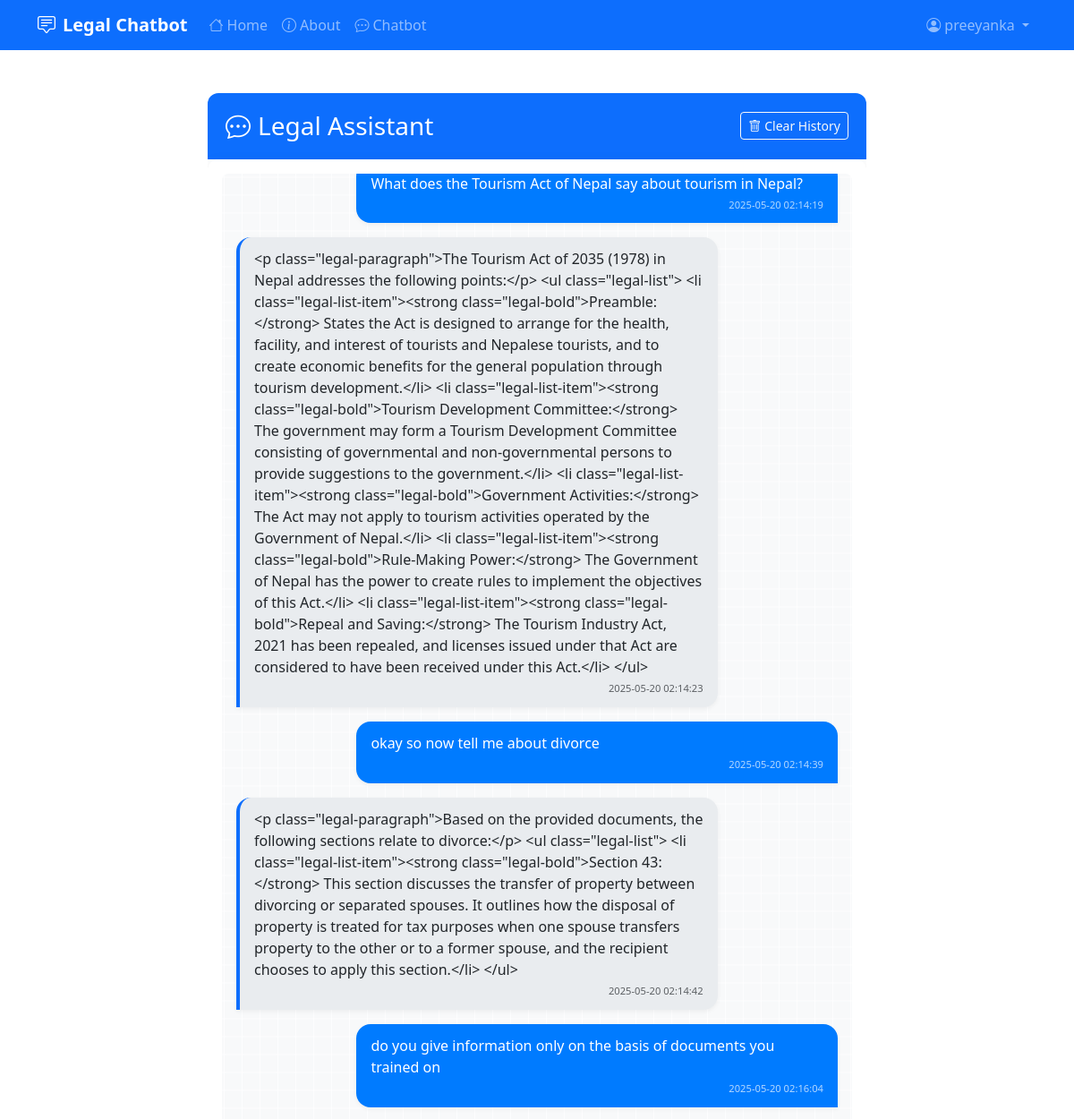
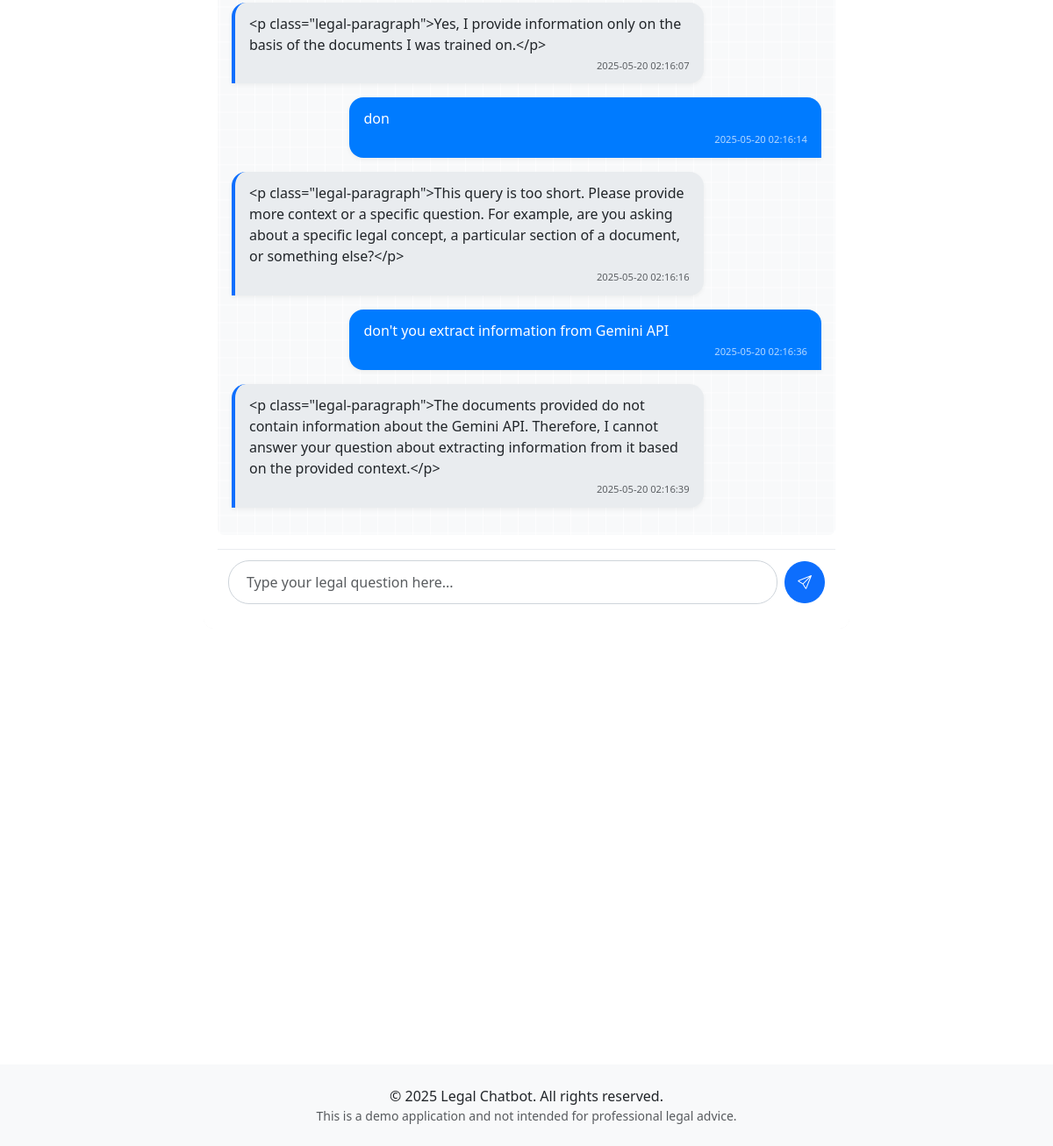
The page /chatbot (signed in) on the database its author committed (2 pictures, top to bottom).
### main.py (models this page shows)
class User(Base):
    __tablename__ = "users"
    id = Column(Integer, primary_key=True, index=True)
    username = Column(String, unique=True, index=True)
    email = Column(String, unique=True, index=True)
    hashed_password = Column(String)
    is_active = Column(Boolean, default=True)
    full_name = Column(String, nullable=True)
    phone = Column(String, nullable=True)
    created_at = Column(DateTime, default=datetime.utcnow)
    chat_messages = relationship("ChatMessage", back_populates="user")

class ChatMessage(Base):
    __tablename__ = "chat_messages"
    id = Column(Integer, primary_key=True, index=True)
    user_id = Column(Integer, ForeignKey("users.id"))
    is_user = Column(Boolean, default=True)  # True if message is from user, False if from bot
    message = Column(Text)
    timestamp = Column(DateTime, default=datetime.utcnow)
    user = relationship("User", back_populates="chat_messages")

### main.py (the view)
@app.get("/chatbot", response_class=HTMLResponse)
async def chatbot_page(request: Request, db: Session = Depends(get_db)):
    user = get_cookie_user(request, db)
    if not user:
        return RedirectResponse(url="/login", status_code=status.HTTP_303_SEE_OTHER)
    chat_history = db.query(ChatMessage).filter(ChatMessage.user_id == user.id).order_by(ChatMessage.timestamp).all()
    return templates.TemplateResponse("chatbot.html", {
        "request": request,
        "user": user,
        "chat_history": chat_history,
        "now": datetime.utcnow().strftime('%Y-%m-%d %H:%M:%S')
    })

### templates/chatbot.html (shortened to what this page needs)
{% extends "base.html" %}
{% block extra_css %}
<link rel="stylesheet" href="/static/css/style.css">
{% endblock %}
{% block content %}
<div class="row">
    <div class="col-lg-8 offset-lg-2">
        <div class="card">
            <div class="card-header bg-primary text-white d-flex justify-content-between align-items-center">
                <h3 class="mb-0">
                    <i class="bi bi-chat-dots me-2"></i>Legal Assistant
                </h3>
                <button id="clearHistory" class="btn btn-sm btn-outline-light">
                    <i class="bi bi-trash me-1"></i>Clear History
                </button>
            </div>
            <div class="card-body chat-container">
                <div class="chat-messages" id="chatMessages">
                    {% if not chat_history %}
                    <div class="bot-message message">
                        <div>Hello {{ user.username }}! I'm your legal assistant. How can I help you today?</div>
                        <div class="message-time">{{ now }}</div>
                    </div>
                    {% else %}
                    {% for message in chat_history %}
                    <div class="{% if message.is_user %}user-message{% else %}bot-message{% endif %} message">
                        <div>{{ message.message }}</div>
                        <div class="message-time">{{ message.timestamp.strftime('%Y-%m-%d %H:%M:%S') }}</div>
                    </div>
                    {% endfor %}
                    {% endif %}
                </div>
                <div class="chat-input">
                    <form id="chatForm" class="d-flex">
                        <input type="text" id="userInput" class="form-control me-2" placeholder="Type your legal question here..." required>
                        <button type="submit" class="btn btn-primary">
                            <i class="bi bi-send"></i>
                        </button>
                    </form>
                </div>
            </div>
        </div>
    </div>
</div>
{% endblock %}

### templates/base.html (shortened to what this page needs)
<!DOCTYPE html>
<html lang="en">
<head>
    <link href="https://cdn.jsdelivr.net/npm/bootstrap@5.3.0-alpha1/dist/css/bootstrap.min.css" rel="stylesheet">
    <link href="https://cdn.jsdelivr.net/npm/bootstrap-icons@1.10.0/font/bootstrap-icons.css" rel="stylesheet">
    {% block extra_css %}{% endblock %}
</head>
<body>
    <nav class="navbar navbar-expand-lg navbar-dark bg-primary">
        <div class="container">
            <a class="navbar-brand" href="/">
                <i class="bi bi-chat-square-text me-2"></i>Legal Chatbot
            </a>
            <div class="collapse navbar-collapse" id="navbarNav">
                <ul class="navbar-nav me-auto">
                    <li class="nav-item">
                        <a class="nav-link" href="/"><i class="bi bi-house me-1"></i>Home</a>
                    </li>
                    <li class="nav-item">
                        <a class="nav-link" href="/about"><i class="bi bi-info-circle me-1"></i>About</a>
                    </li>
                    {% if user %}
                    <li class="nav-item">
                        <a class="nav-link" href="/chatbot"><i class="bi bi-chat-dots me-1"></i>Chatbot</a>
                    </li>
                    {% endif %}
                </ul>
                <ul class="navbar-nav">
                    {% if user %}
                    <li class="nav-item dropdown">
                        <a class="nav-link dropdown-toggle" href="#" id="navbarDropdown" role="button" data-bs-toggle="dropdown">
                            <i class="bi bi-person-circle me-1"></i>{{ user.username }}
                        </a>
                    </li>
                    {% endif %}
                </ul>
            </div>
        </div>
    </nav>
    <main class="py-5">
        <div class="container">
            {% block content %}{% endblock %}
        </div>
    </main>
    <footer class="text-center py-4 bg-light">
        <div class="container">
            <p class="mb-0">&copy; 2025 Legal Chatbot. All rights reserved.</p>
            <p class="small text-muted mb-0">This is a demo application and not intended for professional legal advice.</p>
        </div>
    </footer>
</body>
</html>

### static/css/style.css (style rules this page uses)
.chat-container { height: 70vh; display: flex; flex-direction: column; box-shadow: 0 5px 15px rgba(0,0,0,0.1); border-radius: 0.75rem; overflow: hidden; }
.chat-messages { flex: 1; overflow-y: auto; padding: 1.5rem; background-color: #f8f9fa; background-image: linear-gradient(rgba(255,255,255,0.7) 1px, transparent 1px), linear-gradient(90deg, rgba(255,255,255,0.7) 1px, transparent 1px); background-size: 20px 20px; background-position: center center; }
.message { margin-bottom: 1.25rem; padding: 1rem 1.25rem; border-radius: 1.25rem; max-width: 80%; position: relative; box-shadow: 0 2px 5px rgba(0,0,0,0.05); animation: fadeIn 0.3s ease-in-out; transition: transform 0.2s ease; }
.user-message { background-color: #0d6efd; color: white; margin-left: auto; border-bottom-right-radius: 0; }
.bot-message { background-color: white; color: #212529; margin-right: auto; border-bottom-left-radius: 0; border-left: 4px solid #0d6efd; }
.message-time { font-size: 0.7rem; margin-top: 0.5rem; opacity: 0.7; text-align: right; }
.chat-input { margin-top: 1rem; padding: 0.75rem; background-color: #fff; border-top: 1px solid #e9ecef; }
.chat-input form { display: flex; align-items: center; }
.chat-input input { border-radius: 1.5rem; padding: 0.75rem 1.25rem; border: 1px solid #ced4da; transition: all 0.3s ease; }
.chat-input button { border-radius: 50%; width: 3rem; height: 3rem; display: flex; align-items: center; justify-content: center; transition: all 0.3s ease; }
.card { border: none; border-radius: 0.75rem; overflow: hidden; transition: all 0.3s ease; }
.card-header { padding: 1.25rem; border-bottom: none; }
#clearHistory { transition: all 0.3s ease; }

### templates/base.html (style rules this page uses)
body { min-height: 100vh; display: flex; flex-direction: column; }
main { flex: 1; }
.navbar-brand { font-weight: bold; }
footer { margin-top: auto; padding: 1rem 0; background-color: #f8f9fa; }

### templates/chatbot.html (style rules this page uses)
.chat-container { height: 70vh; display: flex; flex-direction: column; }
.chat-messages { flex: 1; overflow-y: auto; padding: 1rem; background-color: #f8f9fa; border-radius: 0.5rem; }
.message { margin-bottom: 1rem; padding: 0.75rem 1rem; border-radius: 1rem; max-width: 80%; position: relative; }
.user-message { background-color: #007bff; color: white; margin-left: auto; border-bottom-right-radius: 0; }
.bot-message { background-color: #e9ecef; color: #212529; margin-right: auto; border-bottom-left-radius: 0; }
.message-time { font-size: 0.7rem; margin-top: 0.25rem; opacity: 0.7; }
.chat-input { margin-top: 1rem; }

### rows shown on the page
User: username "preeyanka"
ChatMessage: message "What does the Tourism Act of Nepal say about tourism in Nepal?", timestamp "2025-05-20 02:14:19"
ChatMessage: message "<p class=\"legal-paragraph\">The Tourism Act of 2035 (1978) in Nepal addresses the following points:</p> <ul class=\"legal-list\"> <li class=\"legal-list-item\"><strong class=\"legal-bold\">Preamble:</strong> States the Act is designed to arrange for the health, facility, and interest of tourists and Nepalese tourists, and to create economic benefits for the general population through tourism development.</li> <li class=\"legal-list-item\"><strong class=\"legal-bold\">Tourism Development Committee:</strong> The government may form a Tourism Development Committee consisting of governmental and non-governmental persons to provide suggestions to the government.</li> <li class=\"legal-list-item\"><strong…", timestamp "2025-05-20 02:14:23"
ChatMessage: message "okay so now tell me about divorce", timestamp "2025-05-20 02:14:39"
ChatMessage: message "<p class=\"legal-paragraph\">Based on the provided documents, the following sections relate to divorce:</p> <ul class=\"legal-list\"> <li class=\"legal-list-item\"><strong class=\"legal-bold\">Section 43:</strong> This section discusses the transfer of property between divorcing or separated spouses. It outlines how the disposal of property is treated for tax purposes when one spouse transfers property to the other or to a former spouse, and the recipient chooses to apply this section.</li> </ul>", timestamp "2025-05-20 02:14:42"
ChatMessage: message "do you give information only on the basis of documents you trained on", timestamp "2025-05-20 02:16:04"
ChatMessage: message "<p class=\"legal-paragraph\">Yes, I provide information only on the basis of the documents I was trained on.</p>", timestamp "2025-05-20 02:16:07"
ChatMessage: message "don", timestamp "2025-05-20 02:16:14"
ChatMessage: message "<p class=\"legal-paragraph\">This query is too short. Please provide more context or a specific question. For example, are you asking about a specific legal concept, a particular section of a document, or something else?</p>", timestamp "2025-05-20 02:16:16"
ChatMessage: message "don't you extract information from Gemini API", timestamp "2025-05-20 02:16:36"
ChatMessage: message "<p class=\"legal-paragraph\">The documents provided do not contain information about the Gemini API. Therefore, I cannot answer your question about extracting information from it based on the provided context.</p>", timestamp "2025-05-20 02:16:39"
